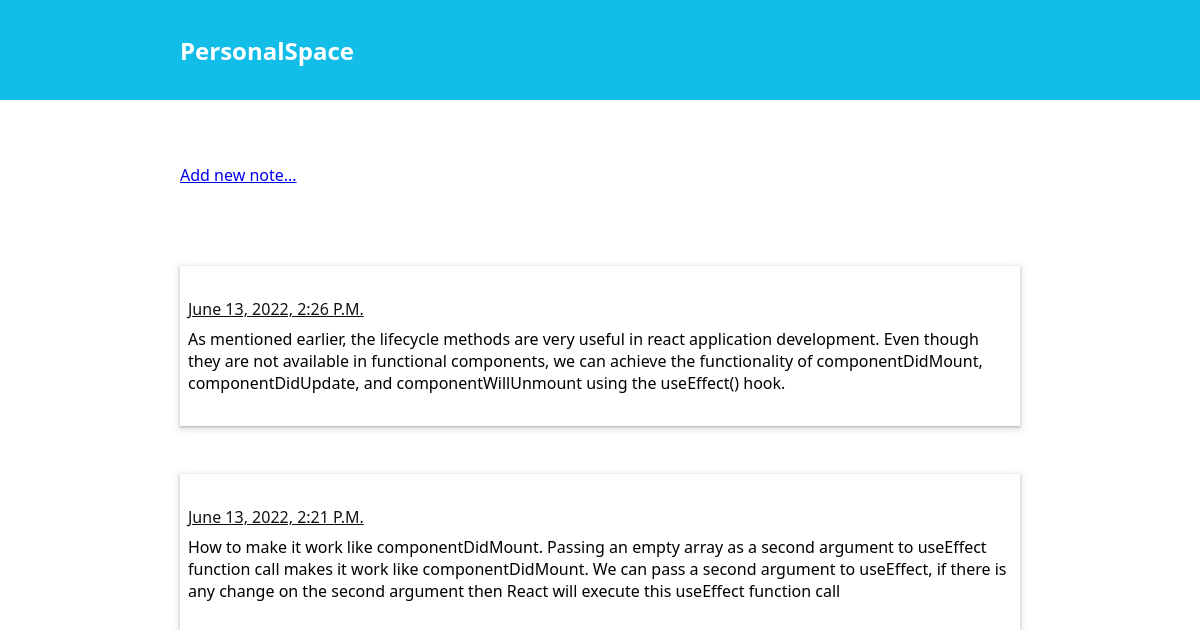
The page / on the database its author committed.
### normal_dairy/models.py (models this page shows)
class Note(models.Model):
    created_at = models.DateTimeField(default=timezone.now)
    content = models.TextField(null=False, blank=False)
    def __str__(self):
        return self.content[:10]

### normal_dairy/views.py (the view)
# urls.py: path('', views.index, name = 'Home'),
def index(request):
    all_notes = Note.objects.all()
    print(all_notes)
    context = {
        'title': 'Django | Dairy',
        'notes': all_notes
    }
    return render(request, 'index.html', context)

### templates/index.html (shortened to what this page needs)
{% extends 'base.html' %}
{% load static %}
{% block body %}
    <main class='container mr-4'>
        <p> <a href="{% url 'NormalDairy:AddNote' %}">Add new note...</a> </p>
        <section class="wrapper">
            {% for note in notes reversed  %}
                <div class="content">
                    <div class="content_heading">
                        <p><a href="" class='create-at'>{{note.created_at}}</a> </p>
                    </div>
                    <div class="content__body">
                        <p>
                            {{ note.content }}
                        </p>
                    </div>
            </div>
            {% endfor %}
        </section>
    </main>
{% endblock body %}

### templates/base.html (shortened to what this page needs)
{% load static %}
<!DOCTYPE html>
<html lang="en">
<head>
    <link rel="stylesheet" href="{% static 'base.css' %}">
</head>
<body>
    <header>
        <div class="container">
            <h2 class="logo"> PersonalSpace </h2>
        </div>
    </header>
    {% block body %}
    {% endblock body %}
</body>
</html>

### static/base.css (style rules this page uses)
* { margin: 0; padding: 0; box-sizing: border-box; }
body { font-family: 'Segoe UI', Tahoma, Geneva, Verdana, sans-serif; }
header { width: 100%; height: 100px; background: rgb(18, 189, 232); display: flex; justify-content: center; align-items: center; }
.container { width: 70%; margin: 0 auto; }
.mr-4 { margin-top: 4em; }
.logo { color: #fff; }
.wrapper { margin: 5em auto; }
.content { display: flex; flex-direction: column; justify-content: center; gap: .5em; margin: 3em 0; padding: 2em .5em; box-shadow: rgba(60, 64, 67, 0.3) 0px 1px 2px 0px, rgba(60, 64, 67, 0.15) 0px 2px 6px 2px; }
.create-at { text-transform: capitalize; color: #121212; }

### rows shown on the page
Note: created_at "June 13, 2022, 2:26 P.m.", content "As mentioned earlier, the lifecycle methods are very useful in react application development. Even though they are not available in functional components, we can achieve the functionality of componentDidMount, componentDidUpdate, and componentWillUnmount using the useEffect() hook."
Note: created_at "June 13, 2022, 2:21 P.m.", content "How to make it work like componentDidMount. Passing an empty array as a second argument to useEffect function call makes it work like componentDidMount. We can pass a second argument to useEffect, if there is any change on the second argument then React will execute this useEffect function call"
